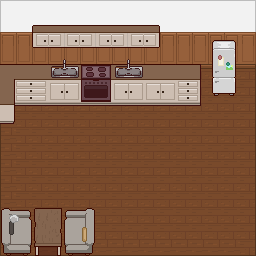

This is a level from a 2D game, rendered from its Tiled map with the project's own tilesets. A one-line summary and the map file follow, with tile-layer data summarised:
An orthogonal 16x16 tile map with 16x16 px tiles, 2 tile layers (Floor, tiles), 5 hidden layers not drawn, 5 tilesets and 22 objects (6x table, 2x sink, order, fridge, player, ...).

<map version="1.10" tiledversion="1.11.2" orientation="orthogonal" renderorder="left-up" width="16" height="16" tilewidth="16" tileheight="16" infinite="0" nextlayerid="9" nextobjectid="26">
 <tileset firstgid="1" name="floorswalls_LRK" tilewidth="16" tileheight="16" tilecount="224" columns="14">
  <image source="../assets/pixelinterior_LRK/floorswalls_LRK.png" width="224" height="256" />
 </tileset>
 <tileset firstgid="225" source="../assets/pixelinterior_LRK/kitchen_LRK.tsx" />
 <tileset firstgid="875" name="livingroom_LRK" tilewidth="16" tileheight="16" tilecount="1014" columns="39">
  <image source="../assets/pixelinterior_LRK/livingroom_LRK.png" width="624" height="416" />
 </tileset>
 <tileset firstgid="1889" name="cabinets_LRK" tilewidth="16" tileheight="16" tilecount="1175" columns="47">
  <image source="../assets/pixelinterior_LRK/cabinets_LRK.png" width="752" height="405" />
 </tileset>
 <tileset firstgid="3064" name="kitchen_LRK" tilewidth="16" tileheight="16" tilecount="650" columns="26">
  <image source="../assets/pixelinterior_LRK/kitchen_LRK.png" width="416" height="400" />
 </tileset>
 <layer id="1" name="Floor" width="16" height="16">
  <data>[256 cells, 256 non-empty, 19 distinct tile ids]</data>
 </layer>
 <layer id="2" name="tiles" width="16" height="16">
  <data>[256 cells, 130 non-empty, 100 distinct tile ids]</data>
 </layer>
 <layer id="3" name="sink1" width="16" height="16" visible="0">
  <data>[256 cells, 2 non-empty, 2 distinct tile ids]</data>
 </layer>
 <layer id="5" name="sink2" width="16" height="16" visible="0">
  <data>[256 cells, 2 non-empty, 2 distinct tile ids]</data>
 </layer>
 <layer id="6" name="gas_stove1" width="16" height="16" visible="0">
  <data>[256 cells, 2 non-empty, 2 distinct tile ids]</data>
 </layer>
 <layer id="7" name="oven1" width="16" height="16" visible="0">
  <data>[256 cells, 4 non-empty, 4 distinct tile ids]</data>
 </layer>
 <layer id="8" name="fridge1" width="16" height="16" visible="0">
  <data>[256 cells, 8 non-empty, 8 distinct tile ids]</data>
 </layer>
 <objectgroup id="4" name="collisions">
  <object id="1" name="order" x="34.0418" y="208.411" width="27.5" height="47.2349" />
  <object id="2" x="-0.70825" y="96.5476" width="14.75" height="8.5" />
  <object id="3" name="table" x="-0.33325" y="79.7976" width="14.75" height="16.75" />
  <object id="4" x="-0.08325" y="64.6726" width="15.25" height="15.25" />
  <object id="5" name="table" x="144.416" y="64.6726" width="15.1667" height="14.75" />
  <object id="6" name="table" x="160.266" y="64.6726" width="15.15" height="14.5" />
  <object id="7" name="table" x="176.166" y="64.6726" width="14.9773" height="14.5" />
  <object id="8" name="sink1" type="sink" x="48.9168" y="64.4226" width="30.8431" height="15.25" />
  <object id="9" name="sink2" type="sink" x="112.369" y="64.4226" width="31.0469" height="15.25" />
  <object id="10" name="table" x="32.4766" y="63.7379" width="15.1845" height="16.0502" />
  <object id="11" x="-0.45825" y="105.297" width="14.75" height="18.25" />
  <object id="14" name="fridge1" type="fridge" x="211.791" y="40.7976" width="24.25" height="54.8125" />
  <object id="15" x="0.04175" y="208.502" width="33.75" height="47.1136" />
  <object id="16" x="61.9168" y="208.354" width="33.75" height="47.3182" />
  <object id="17" x="-21.5415" y="0.047625" width="21" height="306.334" />
  <object id="18" x="-21.0907" y="-20.2146" width="372.917" height="19.7503" />
  <object id="20" name="player" x="91.8753" y="162.979">
   <point />
  </object>
  <object id="21" x="-20.7914" y="256.771" width="278" height="50" />
  <object id="22" x="256.365" y="-17.4883" width="95.334" height="326" />
  <object id="23" name="cooking_place1" type="cooking_place" x="80.9079" y="63.9794" width="30.0924" height="28.7841" />
  <object id="24" name="table" x="16.4078" y="63.6706" width="15.1845" height="16.0502" />
  <object id="25" x="193" y="64.75" width="7.875" height="14.3125" />
 </objectgroup>
</map>
